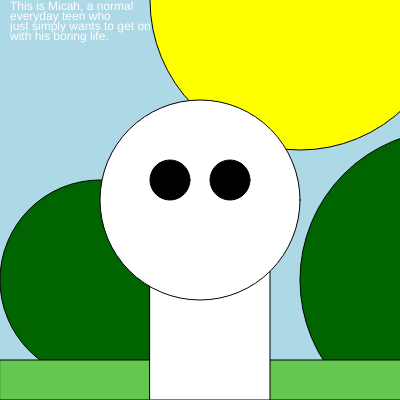
Frame 1 (no input)
Frame 60 (no input): identical to frame 1, image omitted
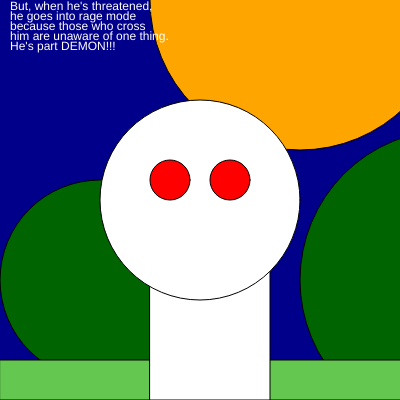
Frame 120 (the mouse pressed at the canvas centre since frame 60)

The p5.js sketch that drew these frames (run headless with seeded random() and noise() and a simulated clock; from frame 60 on, the mouse is pressed at the canvas centre):

// p5.js sketch
// ── sketch.js
function setup() {
  createCanvas(400, 400);
}

function draw() {

  if (mouseIsPressed) {
    background('darkblue');
  } else {
    background('lightblue');
  }

  if (mouseIsPressed) {
    fill('orange');
    ellipse(300, 0, 300, 300);
  } else {
    fill('yellow');
    ellipse(300, 0, 300, 300);
  }

  fill('darkgreen');
  ellipse(100, 280, 200);

  fill('darkgreen');
  ellipse(450, 280, 300);

  fill(100, 200, 80);
  rect(0, 360, 720, 40);

  fill('white');
  rect(150, 200, 120, 200);


  fill('white')
  ellipse(200, 200, 200, 200);


  if (mouseIsPressed) {
    fill('black')
    arc(200, 210, 130, 100, 0, 0);
    fill('red')
    ellipse(170, 180, 40, 40);
    ellipse(230, 180, 40, 40);
  } else {

    fill('black')
    ellipse(170, 180, 40, 40);
    ellipse(230, 180, 40, 40);
  }



  fill('white');

  if (mouseIsPressed) {
    text("But, when he's threatened,", 10, 10)
    text("he goes into rage mode", 10, 20);
    text("because those who cross", 10, 30);
    text("him are unaware of one thing.", 10, 40);
    text("He's part DEMON!!!", 10, 50);
  } else {

    text("This is Micah, a normal", 10, 10);
    text("everyday teen who", 10, 20);
    text("just simply wants to get on", 10, 30);
    text("with his boring life.", 10, 40);

  }
}
